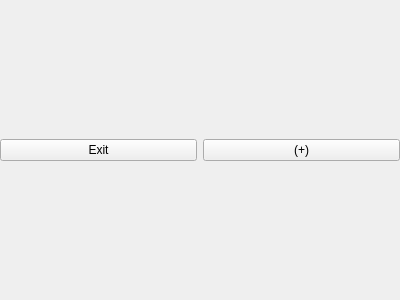
<?xml version="1.0" encoding="UTF-8"?>
<ui version="4.0">
 <class>Graph2D_Container_gui</class>
 <widget class="QWidget" name="Graph2D_Container_gui">
  <property name="geometry">
   <rect>
    <x>0</x>
    <y>0</y>
    <width>400</width>
    <height>300</height>
   </rect>
  </property>
  <property name="windowTitle">
   <string>Graph 2D</string>
  </property>
  <property name="windowIcon">
   <iconset resource="../mathgraphica.qrc">
    <normaloff>:/images/images/graf2d.png</normaloff>:/images/images/graf2d.png</iconset>
  </property>
  <layout class="QGridLayout" name="gridLayout">
   <property name="leftMargin">
    <number>0</number>
   </property>
   <property name="topMargin">
    <number>0</number>
   </property>
   <property name="rightMargin">
    <number>0</number>
   </property>
   <property name="bottomMargin">
    <number>0</number>
   </property>
   <property name="verticalSpacing">
    <number>2</number>
   </property>
   <item row="0" column="0" colspan="2">
    <layout class="QHBoxLayout" name="horizontalLayout">
     <property name="spacing">
      <number>6</number>
     </property>
    </layout>
   </item>
   <item row="1" column="0">
    <widget class="QPushButton" name="pushButton_exit">
     <property name="text">
      <string>Exit</string>
     </property>
    </widget>
   </item>
   <item row="1" column="1">
    <widget class="QPushButton" name="pushButton_options">
     <property name="text">
      <string>(+)</string>
     </property>
    </widget>
   </item>
  </layout>
 </widget>
 <resources>
  <include location="../mathgraphica.qrc"/>
 </resources>
 <connections/>
</ui>
